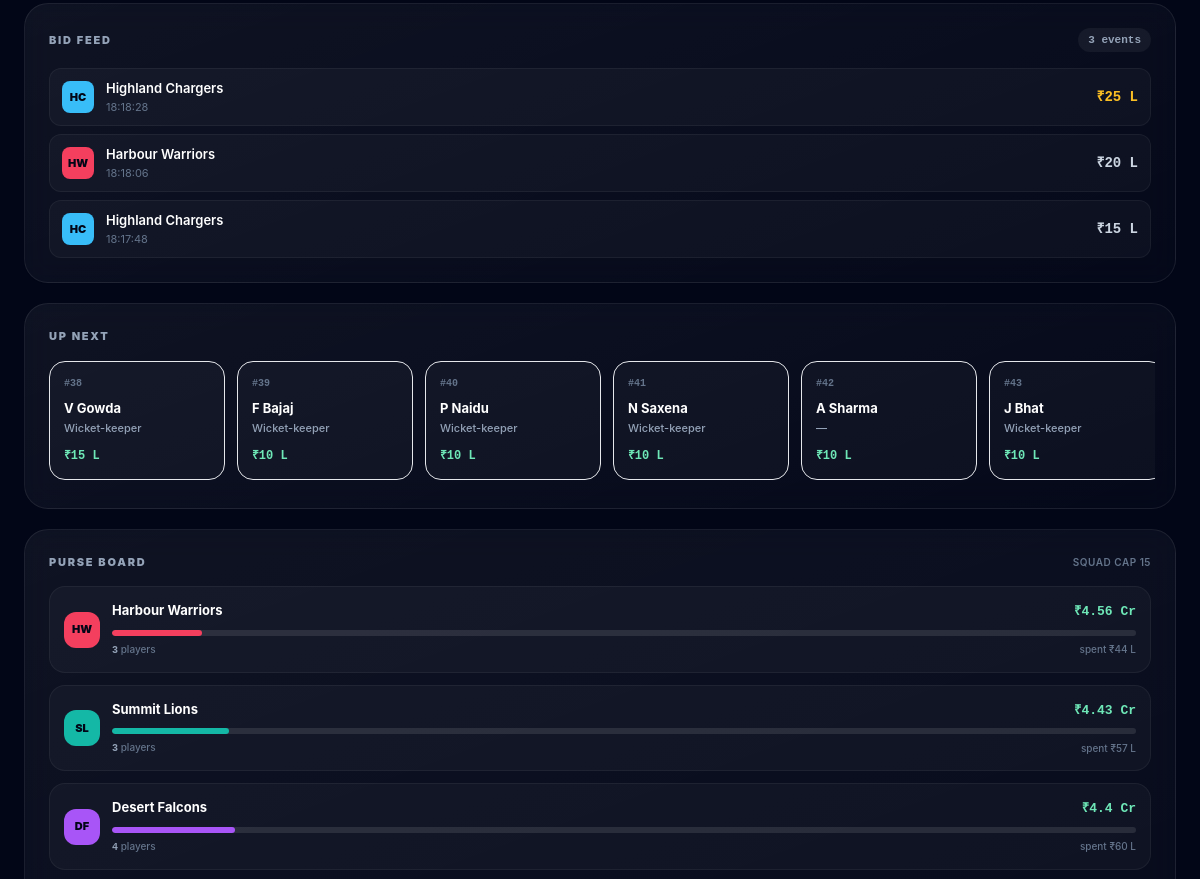
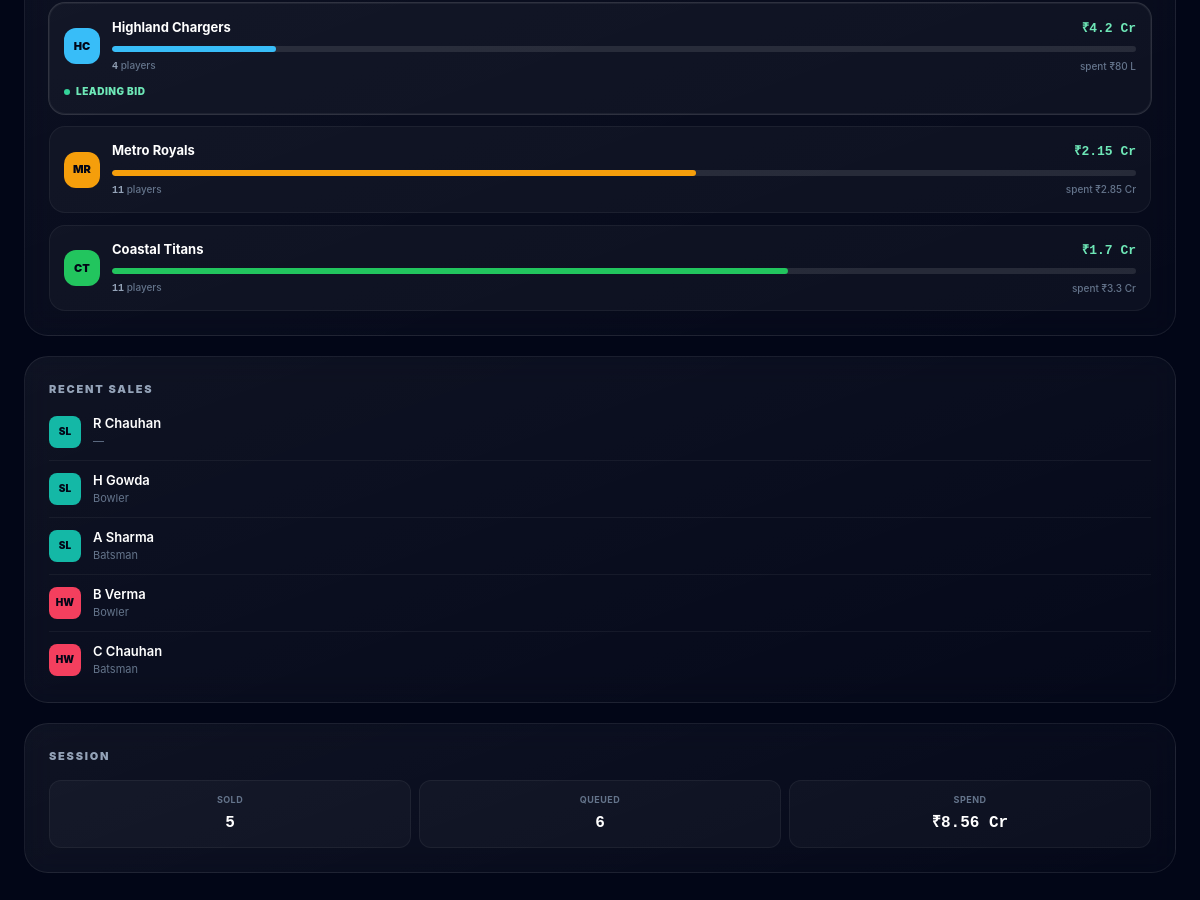
/auction.php (lower part), run on an earlier commit of the app's database (2 pictures, top to bottom).
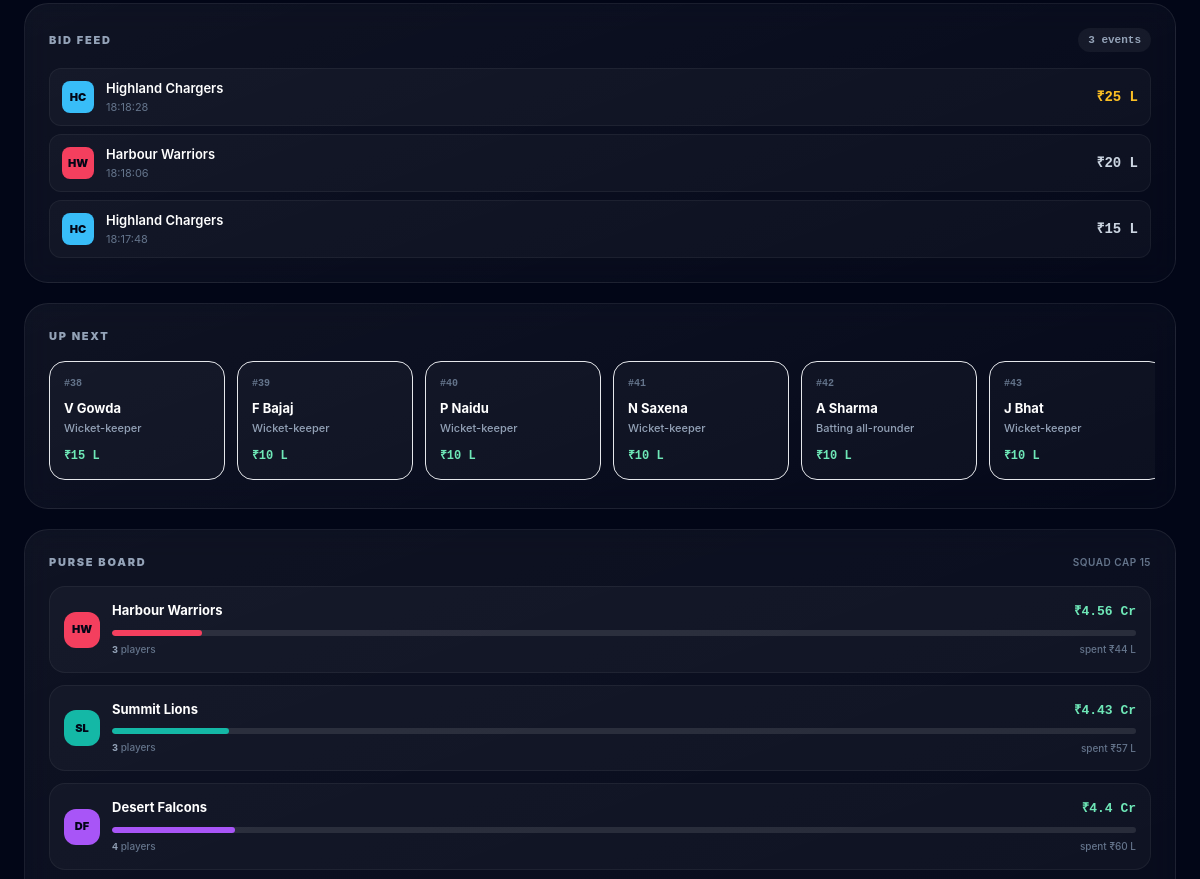
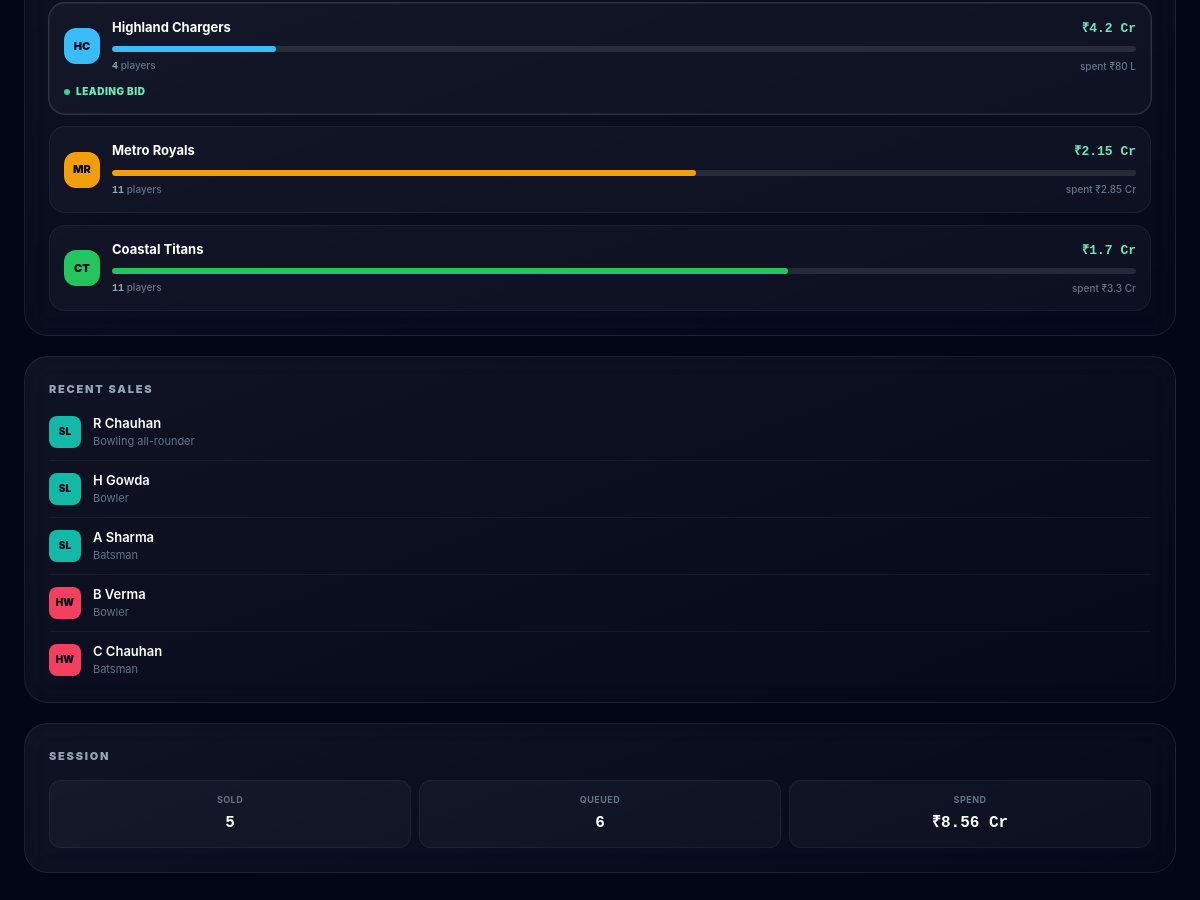
And on a later commit of the database (2 pictures, top to bottom).
### tables this page shows
CREATE TABLE `auction_lots` (
    `id`                    BIGINT UNSIGNED NOT NULL AUTO_INCREMENT,
    `tournament_id`         INT UNSIGNED  NOT NULL,
    `player_id`             INT UNSIGNED  NOT NULL,
    `lot_order`             SMALLINT UNSIGNED NOT NULL,

    `status`                ENUM('queued','live','paused','sold','unsold') NOT NULL DEFAULT 'queued',
    `base_price`            DECIMAL(14,2) NOT NULL,
    `current_bid`           DECIMAL(14,2)     NULL,
    `current_bidder_team_id` INT UNSIGNED     NULL,
    `bid_count`             SMALLINT UNSIGNED NOT NULL DEFAULT 0,

    `started_at`            DATETIME          NULL,
    `ends_at`               DATETIME          NULL,   
    `closed_at`             DATETIME          NULL,

    `sold_to_team_id`       INT UNSIGNED      NULL,
    `sold_price`            DECIMAL(14,2)     NULL,
    `closed_by_user_id`     INT UNSIGNED      NULL,   

    `created_at`            TIMESTAMP     NOT NULL DEFAULT CURRENT_TIMESTAMP,
    `updated_at`            TIMESTAMP     NOT NULL DEFAULT CURRENT_TIMESTAMP ON UPDATE CURRENT_TIMESTAMP,

    PRIMARY KEY (`id`),
    UNIQUE KEY `uq_lot_player` (`tournament_id`, `player_id`),
    UNIQUE KEY `uq_lot_order`  (`tournament_id`, `lot_order`),
    KEY `idx_lot_live`  (`tournament_id`, `status`),
    KEY `idx_lot_queue` (`tournament_id`, `status`, `lot_order`),

    CONSTRAINT `fk_lots_tournament`
        FOREIGN KEY (`tournament_id`) REFERENCES `tournaments` (`id`)
        ON DELETE CASCADE ON UPDATE CASCADE,
    CONSTRAINT `fk_lots_player`
        FOREIGN KEY (`player_id`) REFERENCES `players` (`id`)
        ON DELETE CASCADE ON UPDATE CASCADE,
    CONSTRAINT `fk_lots_bidder`
        FOREIGN KEY (`current_bidder_team_id`) REFERENCES `teams` (`id`)
        ON DELETE SET NULL ON UPDATE CASCADE,
    CONSTRAINT `fk_lots_sold_to`
        FOREIGN KEY (`sold_to_team_id`) REFERENCES `teams` (`id`),
    CONSTRAINT `fk_lots_closed_by`
        FOREIGN KEY (`closed_by_user_id`) REFERENCES `users` (`id`)
        ON DELETE SET NULL ON UPDATE CASCADE,

    CONSTRAINT `chk_lot_bid_floor` CHECK (`current_bid` IS NULL OR `current_bid` >= `base_price`),
    CONSTRAINT `chk_lot_sold`      CHECK (
        (`status` = 'sold' AND `sold_to_team_id` IS NOT NULL AND `sold_price` IS NOT NULL)
        OR (`status` <> 'sold' AND `sold_price` IS NULL)
    )
);

CREATE TABLE `players` (
    `id`             INT UNSIGNED  NOT NULL AUTO_INCREMENT,
    `tournament_id`  INT UNSIGNED  NOT NULL,
 
    `user_id`        INT UNSIGNED      NULL,
    `full_name`      VARCHAR(120)  NOT NULL,
    `display_name`   VARCHAR(60)       NULL,   
    `photo_url`      VARCHAR(255)      NULL,
    `country`        VARCHAR(60)   NOT NULL DEFAULT 'India',
    `date_of_birth`  DATE              NULL,

    `role`           ENUM('batsman','batting_all_rounder','bowling_all_rounder','wicket_keeper','bowler') NOT NULL,
    `batting_style`  ENUM('right_hand','left_hand')    NULL,
    `bowling_style`  ENUM('right_arm_fast','right_arm_medium','right_arm_offbreak',
                          'right_arm_legbreak','left_arm_fast','left_arm_medium',
                          'left_arm_orthodox','left_arm_chinaman','none') NOT NULL DEFAULT 'none',

    `is_overseas`    TINYINT(1)    NOT NULL DEFAULT 0,
    `is_capped`      TINYINT(1)    NOT NULL DEFAULT 0,
    `auction_set`    VARCHAR(40)       NULL,   
    `base_price`     DECIMAL(14,2) NOT NULL DEFAULT 200000.00,

 
    `career_matches` SMALLINT UNSIGNED NOT NULL DEFAULT 0,
    `career_runs`    MEDIUMINT UNSIGNED NOT NULL DEFAULT 0,
    `career_wickets` SMALLINT UNSIGNED NOT NULL DEFAULT 0,
    `strike_rate`    DECIMAL(6,2)  NOT NULL DEFAULT 0.00,
    `economy`        DECIMAL(5,2)  NOT NULL DEFAULT 0.00,

 
    `status`         ENUM('available','in_auction','sold','unsold','withdrawn')
                     NOT NULL DEFAULT 'available',
    `team_id`        INT UNSIGNED      NULL,
    `sold_price`     DECIMAL(14,2)     NULL,
    `jersey_number`  TINYINT UNSIGNED  NULL,

    `created_at`     TIMESTAMP     NOT NULL DEFAULT CURRENT_TIMESTAMP,
    `updated_at`     TIMESTAMP     NOT NULL DEFAULT CURRENT_TIMESTAMP ON UPDATE CURRENT_TIMESTAMP,

    PRIMARY KEY (`id`),
    KEY `idx_players_pool`   (`tournament_id`, `status`, `role`),
    KEY `idx_players_team`   (`team_id`),
    KEY `idx_players_set`    (`tournament_id`, `auction_set`),
    UNIQUE KEY `uq_player_jersey` (`team_id`, `jersey_number`),
 
    UNIQUE KEY `uq_player_user_tournament` (`tournament_id`, `user_id`),

    CONSTRAINT `fk_players_tournament`
        FOREIGN KEY (`tournament_id`) REFERENCES `tournaments` (`id`)
        ON DELETE CASCADE ON UPDATE CASCADE,
    CONSTRAINT `fk_players_user`
        FOREIGN KEY (`user_id`) REFERENCES `users` (`id`),
    CONSTRAINT `fk_players_team`
        FOREIGN KEY (`team_id`) REFERENCES `teams` (`id`),

    CONSTRAINT `chk_player_base_price` CHECK (`base_price` > 0),
 
    CONSTRAINT `chk_player_sold` CHECK (
        (`status` = 'sold' AND `team_id` IS NOT NULL AND `sold_price` >= `base_price`)
        OR (`status` <> 'sold' AND `sold_price` IS NULL)
    )
);

CREATE TABLE `teams` (
    `id`             INT UNSIGNED  NOT NULL AUTO_INCREMENT,
    `tournament_id`  INT UNSIGNED  NOT NULL,
    `name`           VARCHAR(100)  NOT NULL,
    `short_name`     VARCHAR(6)    NOT NULL,   
    `logo_url`       VARCHAR(255)      NULL,
    `primary_color`  CHAR(7)       NOT NULL DEFAULT '#22c55e',   
    `home_venue`     VARCHAR(120)      NULL,

    `purse_total`    DECIMAL(14,2) NOT NULL DEFAULT 10000000.00,
    `purse_spent`    DECIMAL(14,2) NOT NULL DEFAULT 0.00,
    `purse_remaining` DECIMAL(14,2) AS (`purse_total` - `purse_spent`) STORED,
    `players_bought` SMALLINT UNSIGNED NOT NULL DEFAULT 0,
    `overseas_bought` TINYINT UNSIGNED NOT NULL DEFAULT 0,

    `created_at`     TIMESTAMP     NOT NULL DEFAULT CURRENT_TIMESTAMP,
    `updated_at`     TIMESTAMP     NOT NULL DEFAULT CURRENT_TIMESTAMP ON UPDATE CURRENT_TIMESTAMP,

    PRIMARY KEY (`id`),
    UNIQUE KEY `uq_team_name`  (`tournament_id`, `name`),
    UNIQUE KEY `uq_team_short` (`tournament_id`, `short_name`),
    KEY `idx_team_purse` (`tournament_id`, `purse_remaining`),

    CONSTRAINT `fk_teams_tournament`
        FOREIGN KEY (`tournament_id`) REFERENCES `tournaments` (`id`)
        ON DELETE CASCADE ON UPDATE CASCADE,

    CONSTRAINT `chk_team_spent`  CHECK (`purse_spent` >= 0 AND `purse_spent` <= `purse_total`),
    CONSTRAINT `chk_team_colour` CHECK (`primary_color` REGEXP '^#[0-9A-Fa-f]{6}$')
);

### public/auction.php (the view, shortened to what the changed rows need)
<?php
require_once dirname(__DIR__) . '/config/config.php';
$ALLOWED_ROLES = [Auth::ROLE_ADMIN, Auth::ROLE_OWNER, Auth::ROLE_SCORER, Auth::ROLE_VIEWER];
$role = Auth::check()
    ? Auth::role()
    : (in_array($_GET['role'] ?? '', $ALLOWED_ROLES, true) ? $_GET['role'] : Auth::ROLE_OWNER);
$viewer = Auth::user() ?? [
    'name'    => IS_PRODUCTION ? 'Not signed in' : match ($role) {
        Auth::ROLE_ADMIN  => 'Arjun Mehta',
        Auth::ROLE_SCORER => 'Priya Nair',
        Auth::ROLE_VIEWER => 'Guest Viewer',
        default           => 'Imran Qureshi',
    },
    'role'    => $role,
    'team_id' => $role === Auth::ROLE_OWNER ? 3 : null,
];
$TOURNAMENT_ID = 0;
if (Database::isAvailable()) {
    try {
        $TOURNAMENT_ID = (new TournamentService())->currentAuctionId(
            isset($_GET['tournament']) ? (int) $_GET['tournament'] : null
        ) ?? 0;
    } catch (Throwable $e) {
        error_log('[auction] could not resolve a tournament: ' . $e->getMessage());
    }
}
$state    = null;
$liveData = false;
if ($TOURNAMENT_ID > 0) {
    try {
        $tournament = Database::one(
            'SELECT id, name, season_year, bid_increment, bid_timer_seconds, max_squad_size
               FROM tournaments WHERE id = :id',
            [':id' => $TOURNAMENT_ID]
        );
        $lot = Database::one(
            'SELECT * FROM v_live_auction WHERE tournament_id = :t LIMIT 1',
            [':t' => $TOURNAMENT_ID]
        );
        if ($tournament && $lot) {
            $state = [
                'tournament' => $tournament,
                'lot'        => $lot,
                'teams'      => Database::all(
                    'SELECT id, name, short_name, primary_color, purse_total, purse_spent,
                            purse_remaining, players_bought, overseas_bought
                       FROM teams WHERE tournament_id = :t ORDER BY purse_remaining DESC',
                    [':t' => $TOURNAMENT_ID]
                ),
                'bids'       => Database::all(
                    'SELECT b.bid_amount, b.placed_at, t.short_name, t.name AS team_name, t.primary_color
                       FROM auction_bids b
                       JOIN teams t ON t.id = b.team_id
                      WHERE b.lot_id = :lot
                   ORDER BY b.placed_at DESC
                      LIMIT 8',
                    [':lot' => (int) $lot['lot_id']]
                ),
                'queue'      => Database::all(
                    'SELECT l.lot_order, l.base_price, p.display_name, p.role, p.country, p.is_overseas
                       FROM auction_lots l
                       JOIN players p ON p.id = l.player_id
                      WHERE l.tournament_id = :t AND l.status = :s
                   ORDER BY l.lot_order
                      LIMIT 6',
                    [':t' => $TOURNAMENT_ID, ':s' => 'queued']
                ),
                'sold'       => Database::all(
                    'SELECT l.sold_price, p.display_name, p.role, t.short_name, t.primary_color
                       FROM auction_lots l
                       JOIN players p ON p.id = l.player_id
                       JOIN teams   t ON t.id = l.sold_to_team_id
                      WHERE l.tournament_id = :t AND l.status = :s
                   ORDER BY l.closed_at DESC
                      LIMIT 5',
                    [':t' => $TOURNAMENT_ID, ':s' => 'sold']
                ),
            ];
            $liveData = true;
        }
    } catch (Throwable $e) {
        error_log('[dashboard] falling back to demo data: ' . $e->getMessage());
    }
}
$t     = $state['tournament'];
$lot   = $state['lot'];
$teams = $state['teams'];
$secondsLeft = (int) ($t['bid_timer_seconds'] ?? 30);
if (!empty($lot['ends_at'])) {
    $secondsLeft = max(0, strtotime((string) $lot['ends_at']) - time());
}
require_once BASE_PATH . '/app/Views/partials/player_kinds.php';
$bootstrap = Security::json([
    'role'        => $role,
    'myTeamId'    => $viewer['team_id'],
    'live'        => $liveData && Auth::check(),
    'apiUrl'      => 'api/auction.php',
    'tournamentId' => $TOURNAMENT_ID,
    'lotId'       => (int) $lot['lot_id'],
    'playerName'  => $lot['full_name'],
    'basePrice'   => (float) $lot['base_price'],
    'currentBid'  => (float) ($lot['current_bid'] ?? $lot['base_price']),
    'leaderId'    => $lot['bidder_team_id'] !== null ? (int) $lot['bidder_team_id'] : null,
    'bidCount'    => (int) $lot['bid_count'],
    'increment'   => (float) $t['bid_increment'],
    'timer'       => (int) $t['bid_timer_seconds'],
    'secondsLeft' => $secondsLeft,
    'maxSquad'    => (int) $t['max_squad_size'],
    'minBase'     => 200000.0,
    'csrf'        => Security::csrfToken(),
    'teams'       => array_map(static fn (array $team): array => [
        'id'        => (int) $team['id'],
        'name'      => $team['name'],
        'short'     => $team['short_name'],
        'color'     => $team['primary_color'],
        'total'     => (float) $team['purse_total'],
        'spent'     => (float) $team['purse_spent'],
        'remaining' => (float) $team['purse_remaining'],
        'bought'    => (int) $team['players_bought'],
    ], $teams),
    'bids'        => array_map(static fn (array $bid): array => [
        'amount' => (float) $bid['bid_amount'],
        'short'  => $bid['short_name'],
        'team'   => $bid['team_name'],
        'color'  => $bid['primary_color'],
        'at'     => date('H:i:s', strtotime((string) $bid['placed_at'])),
    ], $state['bids']),
]);
?>
<!DOCTYPE html>
<html lang="en" class="dark">
<head>
    <link rel="stylesheet" href="assets/css/app.css">
</head>
<body class="bg-arena min-h-screen font-sans text-slate-200 antialiased selection:bg-emerald-400/30">
<div x-data="auctionScreen(<?= e($bootstrap) ?>)" x-cloak class="min-h-screen pb-28 lg:pb-8">
    <main class="mx-auto max-w-[1600px] px-4 py-5 sm:px-6 lg:py-7">
        <div class="grid grid-cols-1 gap-5 xl:grid-cols-12">
            <section class="space-y-5 xl:col-span-8">
                <article class="panel rounded-3xl p-5 sm:p-6">
                    <div class="mb-4 flex items-center justify-between">
                        <h2 class="text-[11px] font-black uppercase tracking-[0.16em] text-slate-400">Bid feed</h2>
                    </div>
                </article>
                <article class="panel rounded-3xl p-5 sm:p-6">
                    <h2 class="mb-4 text-[11px] font-black uppercase tracking-[0.16em] text-slate-400">Up next</h2>
                    <div class="no-bar -mx-1 flex gap-3 overflow-x-auto px-1 pb-1">
                        <?php foreach ($state['queue'] as $q): ?>
                            <div class="w-44 shrink-0 rounded-2xl border border-white/8 bg-white/[0.03] p-3.5 transition hover:border-emerald-400/30 hover:bg-emerald-400/[0.06]">
                                <div class="flex items-center justify-between">
                                    <span class="font-mono text-[10px] font-bold text-slate-500">#<?= e((string) $q['lot_order']) ?></span>
                                </div>
                                <p class="mt-2 truncate text-[13px] font-bold text-white"><?= e((string) $q['display_name']) ?></p>
                                <p class="mt-0.5 text-[11px] font-medium text-slate-400"><?= e(player_kind($q['role'])) ?></p>
                                <p class="mt-2.5 font-mono text-[12px] font-bold text-emerald-300"><?= e(money($q['base_price'])) ?></p>
                            </div>
                        <?php endforeach; ?>
                    </div>
                </article>
            </section>
            <aside class="space-y-5 self-start xl:sticky xl:top-[84px] xl:col-span-4">
                <section class="panel rounded-3xl p-5 sm:p-6">
                    <div class="mb-4 flex items-center justify-between">
                        <h2 class="text-[11px] font-black uppercase tracking-[0.16em] text-slate-400">Purse board</h2>
                    </div>
                </section>
                <section class="panel rounded-3xl p-5 sm:p-6">
                    <h2 class="mb-4 text-[11px] font-black uppercase tracking-[0.16em] text-slate-400">Recent sales</h2>
                    <ul class="divide-y divide-white/5">
                        <?php foreach ($state['sold'] as $s): ?>
                            <li class="flex items-center gap-3 py-2.5 first:pt-0 last:pb-0">
                                <span class="grid h-8 w-8 shrink-0 place-items-center rounded-lg text-[10px] font-black text-ink-900"
                                      style="background: <?= e((string) $s['primary_color']) ?>">
                                    <?= e((string) $s['short_name']) ?>
                                </span>
                                <div class="min-w-0 flex-1">
                                    <p class="truncate text-[13px] font-semibold text-white"><?= e((string) $s['display_name']) ?></p>
                                    <p class="text-[11px] text-slate-500"><?= e(player_kind($s['role'])) ?></p>
                                </div>
                            </li>
                        <?php endforeach; ?>
                    </ul>
                </section>
                <section class="panel rounded-3xl p-5 sm:p-6">
                    <h2 class="mb-4 text-[11px] font-black uppercase tracking-[0.16em] text-slate-400">Session</h2>
                </section>
            </aside>
        </div>
    </main>
</div>
</body>
</html>

What changed in the data, as far as the page shows it:
changed through a linked row, auction_lots: player.role "—" → "Batting all-rounder"
changed through a linked row, auction_lots "R Chauhan": player.role "—" → "Bowling all-rounder"
